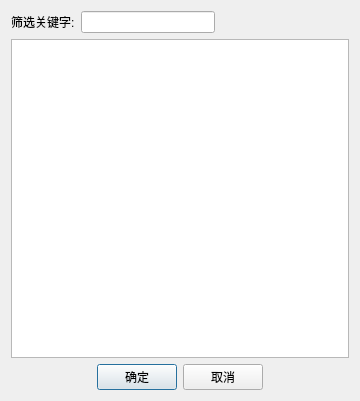
<?xml version="1.0" encoding="UTF-8"?>
<ui version="4.0">
 <class>SelectPointDialog</class>
 <widget class="QDialog" name="SelectPointDialog">
  <property name="geometry">
   <rect>
    <x>0</x>
    <y>0</y>
    <width>360</width>
    <height>401</height>
   </rect>
  </property>
  <property name="windowTitle">
   <string>选择数据点</string>
  </property>
  <layout class="QVBoxLayout" name="verticalLayout">
   <item>
    <layout class="QHBoxLayout" name="horizontalLayout_4">
     <item>
      <widget class="QLabel" name="label">
       <property name="text">
        <string>筛选关键字:</string>
       </property>
      </widget>
     </item>
     <item>
      <widget class="QLineEdit" name="filterLineEdit"/>
     </item>
     <item>
      <spacer name="horizontalSpacer_4">
       <property name="orientation">
        <enum>Qt::Horizontal</enum>
       </property>
       <property name="sizeHint" stdset="0">
        <size>
         <width>40</width>
         <height>20</height>
        </size>
       </property>
      </spacer>
     </item>
    </layout>
   </item>
   <item>
    <widget class="QTreeView" name="treeView"/>
   </item>
   <item>
    <layout class="QHBoxLayout" name="horizontalLayout">
     <item>
      <spacer name="horizontalSpacer">
       <property name="orientation">
        <enum>Qt::Horizontal</enum>
       </property>
       <property name="sizeHint" stdset="0">
        <size>
         <width>40</width>
         <height>20</height>
        </size>
       </property>
      </spacer>
     </item>
     <item>
      <widget class="QPushButton" name="okButton">
       <property name="text">
        <string>确定</string>
       </property>
      </widget>
     </item>
     <item>
      <widget class="QPushButton" name="cancelButton">
       <property name="text">
        <string>取消</string>
       </property>
      </widget>
     </item>
     <item>
      <spacer name="horizontalSpacer_2">
       <property name="orientation">
        <enum>Qt::Horizontal</enum>
       </property>
       <property name="sizeHint" stdset="0">
        <size>
         <width>40</width>
         <height>20</height>
        </size>
       </property>
      </spacer>
     </item>
    </layout>
   </item>
  </layout>
 </widget>
 <resources/>
 <connections/>
</ui>
